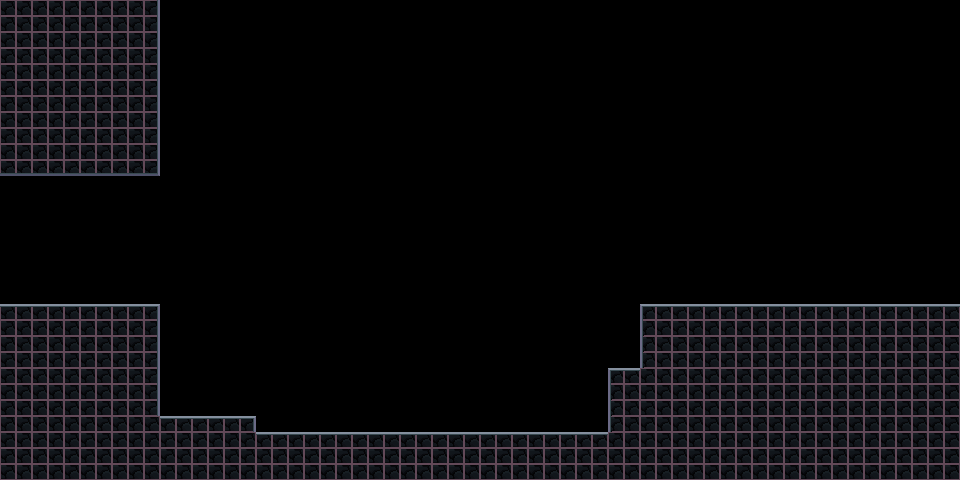

This is a level from a 2D game, rendered from its Tiled map with the project's own tilesets. A one-line summary and the map file follow, with tile-layer data summarised:
An orthogonal 60x30 tile map with 16x16 px tiles, 2 tile layers (prototype, terrain) and 7 objects.

<map version="1.10" tiledversion="1.10.2" orientation="orthogonal" renderorder="right-down" width="60" height="30" tilewidth="16" tileheight="16" infinite="0" nextlayerid="4" nextobjectid="11">
 <editorsettings>
  <export target="testecolisao/mapa1.csv" format="csv" />
 </editorsettings>
 <tileset firstgid="1" source="Bloodline basic.tsx" />
 <layer id="1" name="prototype" width="60" height="30">
  <data>[1800 cells, 544 non-empty, 1 distinct tile ids]</data>
 </layer>
 <objectgroup id="3" name="Collision">
  <object id="1" x="672" y="304" width="288" height="176" />
  <object id="2" x="0" y="304" width="160" height="176" />
  <object id="3" x="160" y="416" width="96" height="64" />
  <object id="4" x="256" y="432" width="352" height="48" />
  <object id="5" x="608" y="368" width="32" height="112" />
  <object id="6" x="640" y="304" width="320" height="176" />
  <object id="9" x="0" y="0" width="160" height="176" />
 </objectgroup>
 <layer id="2" name="terrain" width="60" height="30">
  <data>[1800 cells, 544 non-empty, 8 distinct tile ids]</data>
 </layer>
</map>